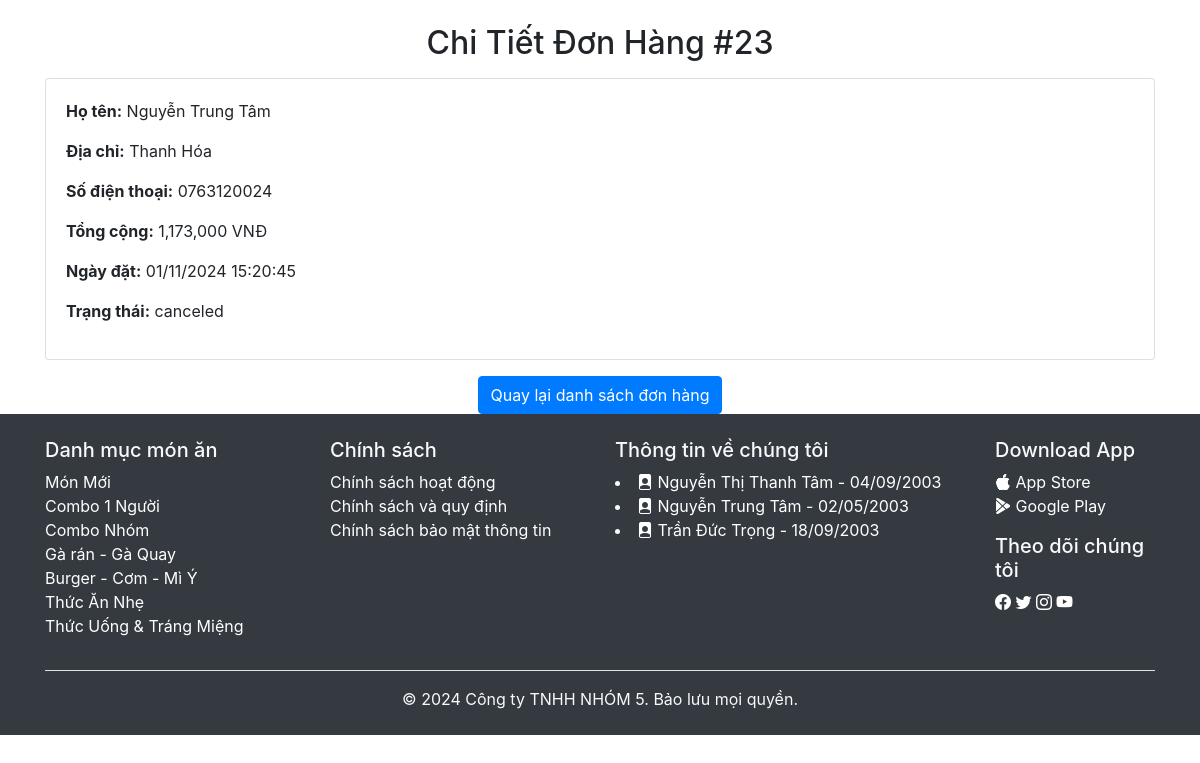
/fast_food_website/view_order_details.php?id=23 (signed in), run on the app's committed database.
### tables this page shows
CREATE TABLE `orders` (
  `id` int(11) NOT NULL,
  `user_id` int(11) NOT NULL,
  `order_date` timestamp NOT NULL DEFAULT current_timestamp(),
  `total` decimal(10,2) NOT NULL,
  `status` enum('pending','completed','canceled') NOT NULL DEFAULT 'pending',
  `address` varchar(255) NOT NULL,
  `phone` varchar(20) NOT NULL,
  `fullname` varchar(255) NOT NULL
);

### fast_food_website/view_order_details.php (the view, shortened to what this page needs)
<?php
include 'includes/db_connection.php';
$order_id = $_GET['id'];
$sql_order = "SELECT * FROM orders WHERE id = ?";
$stmt_order = $conn->prepare($sql_order);
$stmt_order->bind_param("i", $order_id);
$stmt_order->execute();
$result_order = $stmt_order->get_result();
$order = $result_order->fetch_assoc();
?>
<!DOCTYPE html>
<html lang="vi">
<head>
    <link rel="stylesheet" href="https://stackpath.bootstrapcdn.com/bootstrap/4.5.2/css/bootstrap.min.css">
</head>
<body>
    <div class="container mt-4">
        <h2 class="text-center">Chi Tiết Đơn Hàng #<?php echo $order['id']; ?></h2>
        <div class="card mt-3">
            <div class="card-body">
                <p><strong>Họ tên:</strong> <?php echo htmlspecialchars($order['fullname']); ?></p>
                <p><strong>Địa chỉ:</strong> <?php echo htmlspecialchars($order['address']); ?></p>
                <p><strong>Số điện thoại:</strong> <?php echo htmlspecialchars($order['phone']); ?></p>
                <p><strong>Tổng cộng:</strong> <?php echo number_format($order['total']) . ' VNĐ'; ?></p>
                <p><strong>Ngày đặt:</strong> <?php echo date('d/m/Y H:i:s', strtotime($order['order_date'])); ?></p>
                <p><strong>Trạng thái:</strong> <?php echo htmlspecialchars($order['status']); ?></p>
            </div>
        </div>
        <div class="text-center mt-3">
            <a href="admin_orders.php" class="btn btn-primary">Quay lại danh sách đơn hàng</a>
        </div>
    </div>
    <?php include 'includes/footer.php'; ?>
</body>
</html>

### data on the page
orders: id "23", fullname "Nguyễn Trung Tâm", address "Thanh Hóa", phone "0763120024", total "1,173,000", order_date "01/11/2024 15:20:45", status "canceled"
